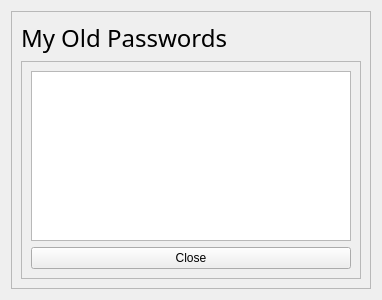
<?xml version="1.0" encoding="UTF-8"?>
<ui version="4.0">
 <class>Form</class>
 <widget class="QWidget" name="Form">
  <property name="geometry">
   <rect>
    <x>0</x>
    <y>0</y>
    <width>382</width>
    <height>300</height>
   </rect>
  </property>
  <property name="windowTitle">
   <string>Form</string>
  </property>
  <layout class="QGridLayout" name="gridLayout">
   <item row="0" column="0">
    <widget class="QFrame" name="frame">
     <property name="frameShape">
      <enum>QFrame::StyledPanel</enum>
     </property>
     <property name="frameShadow">
      <enum>QFrame::Raised</enum>
     </property>
     <layout class="QVBoxLayout" name="verticalLayout">
      <item>
       <widget class="QLabel" name="label">
        <property name="maximumSize">
         <size>
          <width>16777215</width>
          <height>50</height>
         </size>
        </property>
        <property name="font">
         <font>
          <family>Arial Rounded MT Bold</family>
          <pointsize>18</pointsize>
          <weight>50</weight>
          <bold>false</bold>
         </font>
        </property>
        <property name="text">
         <string>My Old Passwords</string>
        </property>
       </widget>
      </item>
      <item>
       <widget class="QFrame" name="frame_2">
        <property name="frameShape">
         <enum>QFrame::StyledPanel</enum>
        </property>
        <property name="frameShadow">
         <enum>QFrame::Raised</enum>
        </property>
        <layout class="QGridLayout" name="gridLayout_2">
         <item row="0" column="0">
          <widget class="QListWidget" name="listWidget"/>
         </item>
         <item row="1" column="0">
          <widget class="QPushButton" name="Close_button">
           <property name="text">
            <string>Close</string>
           </property>
          </widget>
         </item>
        </layout>
       </widget>
      </item>
     </layout>
    </widget>
   </item>
  </layout>
 </widget>
 <resources/>
 <connections/>
</ui>
